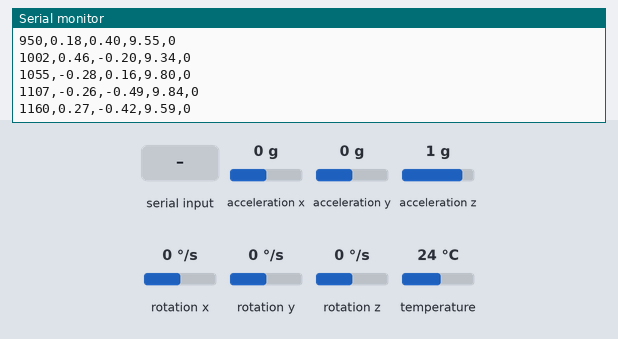
The sketch below on a simulated ESP32. Shown: the last lines printed to the serial monitor. Inputs (shaded band) come from the test bench; at power-on: acceleration x 0 g, acceleration y 0 g, acceleration z 1 g, rotation x 0 °/s, rotation y 0 °/s, rotation z 0 °/s, temperature 24 °C. Random numbers use the default seed unless the sketch sets one.

Above: at 1.2 s.
1.3 s: "F" received over Serial
At 1.38 s:
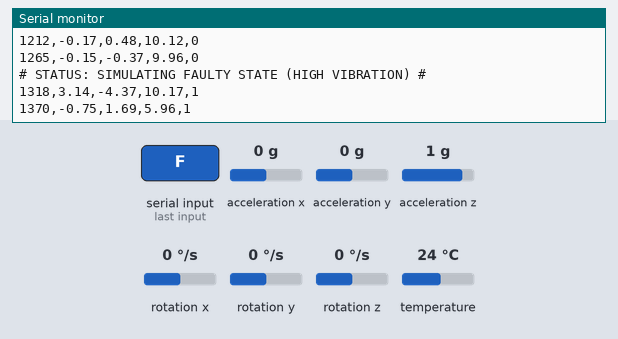
2.8 s: "N" received over Serial
4.3 s: acceleration x set to -1.4 g
At 4.32 s:
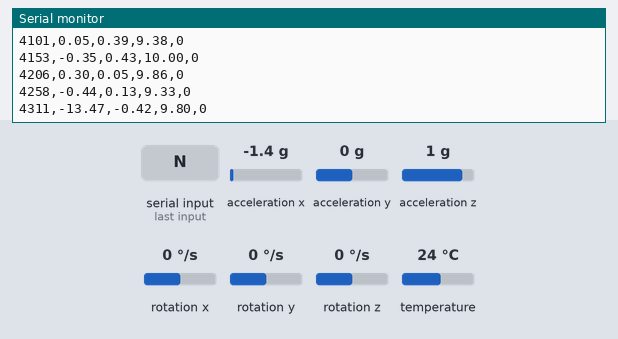
5.8 s: acceleration y set to -1.4 g
At 5.85 s:
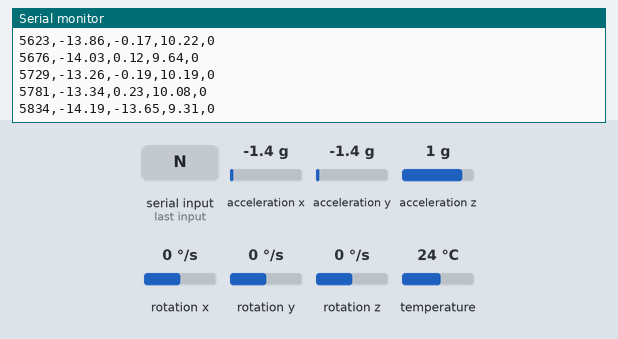
7.3 s: acceleration z set to -1.4 g
At 7.32 s:
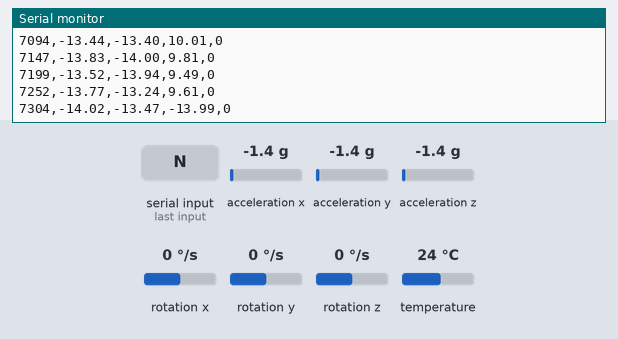
Timing chart, 0 to 9.8 s (numbered marks = the images above; inputs shaded):
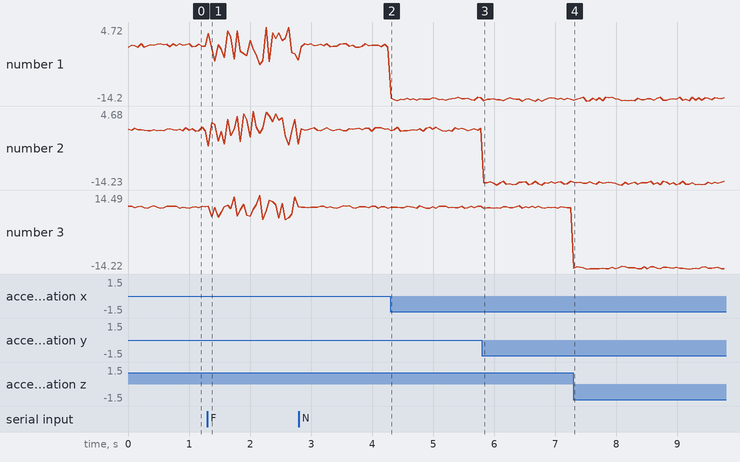

Measured:
- after the input at 1.3 s, the serial monitor: prints a new line at once (image 1)
- plotted number 1: -0.15 → -3.74 after the input at 1.3 s
- plotted number 2: -0.37 → -3.77 after the input at 1.3 s
- plotted number 3: 9.96 → 9.87 after the input at 1.3 s

The sketch:

sketch.ino
```cpp
#include <Adafruit_MPU6050.h>
#include <Adafruit_Sensor.h>
#include <Wire.h>

Adafruit_MPU6050 mpu;
bool machineFault=false;

void setup(void) {
  Serial.begin(115200);

  while (!Serial) delay(10);

  Serial.println("Initializing MPU6050");

  if(!mpu.begin()){
    Serial.println("Failed to find MPU6050 chip!");
    while(1) {delay(10);}
  }
  Serial.println("MPU6050 ready!");
  // Set up baseline sensor ranges
  mpu.setAccelerometerRange(MPU6050_RANGE_8_G);
  mpu.setFilterBandwidth(MPU6050_BAND_21_HZ);

  Serial.println("System Ready. Send 'F' to simulate Fault, 'N' for Normal.");

}

void loop() {
  // Check for simulation commands from Serial Monitor
   if (Serial.available() > 0) {
    char cmd = Serial.read();
    if (cmd == 'F' || cmd == 'f') {
      machineFault = true;
      Serial.println("# STATUS: SIMULATING FAULTY STATE (HIGH VIBRATION) #");
    } else if (cmd == 'N' || cmd == 'n') {
      machineFault = false;
      Serial.println("# STATUS: SIMULATING NORMAL STATE #");
    }
   }
   // Get new sensor events
   sensors_event_t a, g, temp;
  mpu.getEvent(&a, &g, &temp);

  float ax = a.acceleration.x;
  float ay = a.acceleration.y;
  float az = a.acceleration.z;

  // Week 2 Task: Inject synthetic mechanical noise to simulate a failing bearing/motor
  if (machineFault) {
    ax += random(-500, 500) / 100.0;
    ay += random(-500, 500) / 100.0;
    az += random(-500, 500) / 100.0;
  } else {
    // Normal ambient operational noise
    ax += random(-50, 50) / 100.0;
    ay += random(-50, 50) / 100.0;
    az += random(-50, 50) / 100.0;
  }

  // Output format structured for easy CSV data logging
  // Format: timestamp, ax, ay, az, label (0=Normal, 1=Faulty)
  Serial.print(millis());
  Serial.print(",");
  Serial.print(ax);
  Serial.print(",");
  Serial.print(ay);
  Serial.print(",");
  Serial.print(az);
  Serial.print(",");
  Serial.println(machineFault ? 1 : 0);

  delay(50); // Sample rate: ~20Hz

}
```
